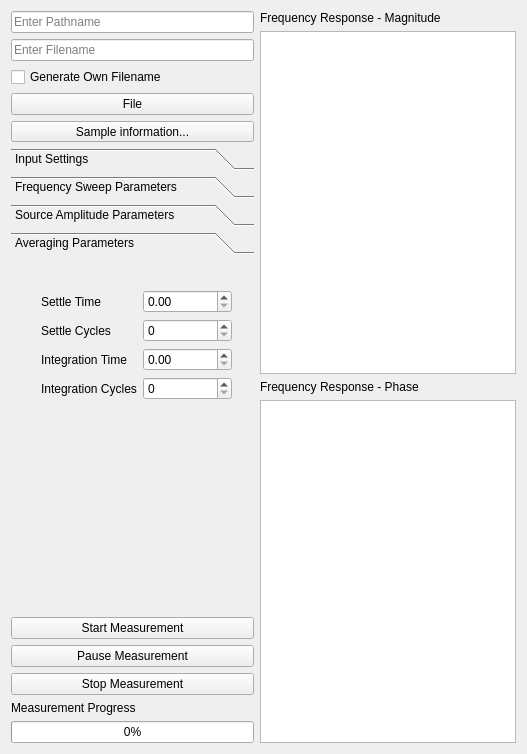
<?xml version="1.0" encoding="UTF-8"?>
<ui version="4.0">
 <class>Form</class>
 <widget class="QWidget" name="Form">
  <property name="geometry">
   <rect>
    <x>0</x>
    <y>0</y>
    <width>527</width>
    <height>754</height>
   </rect>
  </property>
  <property name="windowTitle">
   <string>Form</string>
  </property>
  <layout class="QHBoxLayout" name="horizontalLayout_3">
   <item>
    <layout class="QHBoxLayout" name="horizontalLayout_2">
     <item>
      <layout class="QVBoxLayout" name="verticalLayout_2">
       <item>
        <widget class="QLineEdit" name="pathnameLe">
         <property name="text">
          <string/>
         </property>
         <property name="placeholderText">
          <string>Enter Pathname</string>
         </property>
        </widget>
       </item>
       <item>
        <widget class="QLineEdit" name="fileNameLe">
         <property name="text">
          <string/>
         </property>
         <property name="placeholderText">
          <string>Enter Filename</string>
         </property>
        </widget>
       </item>
       <item>
        <widget class="QCheckBox" name="ownFilenameCheck">
         <property name="toolTip">
          <string>Type own filename name into line edit. Otherwise, use sample information button to autogenerate a file name.</string>
         </property>
         <property name="text">
          <string>Generate Own Filename</string>
         </property>
        </widget>
       </item>
       <item>
        <widget class="QPushButton" name="fileDialogPb">
         <property name="text">
          <string>File</string>
         </property>
        </widget>
       </item>
       <item>
        <widget class="QToolButton" name="sampleInfoPb">
         <property name="enabled">
          <bool>true</bool>
         </property>
         <property name="sizePolicy">
          <sizepolicy hsizetype="Minimum" vsizetype="Fixed">
           <horstretch>0</horstretch>
           <verstretch>0</verstretch>
          </sizepolicy>
         </property>
         <property name="toolTip">
          <string>Click to enter sample information.
 Must be done enable to start measurement.</string>
         </property>
         <property name="text">
          <string>Sample information...</string>
         </property>
        </widget>
       </item>
       <item>
        <widget class="QToolBox" name="toolBox">
         <property name="currentIndex">
          <number>3</number>
         </property>
         <widget class="QWidget" name="inputPage">
          <property name="geometry">
           <rect>
            <x>0</x>
            <y>0</y>
            <width>98</width>
            <height>28</height>
           </rect>
          </property>
          <attribute name="label">
           <string>Input Settings</string>
          </attribute>
         </widget>
         <widget class="QWidget" name="frequencySweepPage">
          <property name="geometry">
           <rect>
            <x>0</x>
            <y>0</y>
            <width>98</width>
            <height>28</height>
           </rect>
          </property>
          <attribute name="label">
           <string>Frequency Sweep Parameters</string>
          </attribute>
          <widget class="QWidget" name="layoutWidget_2">
           <property name="geometry">
            <rect>
             <x>10</x>
             <y>10</y>
             <width>210</width>
             <height>256</height>
            </rect>
           </property>
           <layout class="QGridLayout" name="gridLayout">
            <item row="4" column="4">
             <widget class="EnumComboBox" name="autoResolutionCombo"/>
            </item>
            <item row="4" column="0" colspan="2">
             <widget class="QLabel" name="label_6">
              <property name="text">
               <string>Auto Resolution</string>
              </property>
             </widget>
            </item>
            <item row="0" column="0" colspan="2">
             <widget class="QLabel" name="label_2">
              <property name="text">
               <string>Start Frequency</string>
              </property>
              <property name="buddy">
               <cstring>startFrequencySb</cstring>
              </property>
             </widget>
            </item>
            <item row="2" column="0">
             <widget class="QLabel" name="label_4">
              <property name="text">
               <string>Repeat</string>
              </property>
             </widget>
            </item>
            <item row="1" column="3" colspan="2">
             <widget class="SilentDoubleSpinBox" name="stopFrequencySb">
              <property name="keyboardTracking">
               <bool>false</bool>
              </property>
             </widget>
            </item>
            <item row="0" column="3" colspan="2">
             <widget class="SilentDoubleSpinBox" name="startFrequencySb">
              <property name="keyboardTracking">
               <bool>false</bool>
              </property>
             </widget>
            </item>
            <item row="2" column="1" colspan="4">
             <widget class="EnumComboBox" name="repeatCombo"/>
            </item>
            <item row="5" column="0" colspan="3">
             <widget class="QLabel" name="label_7">
              <property name="text">
               <string>Number of Points</string>
              </property>
             </widget>
            </item>
            <item row="8" column="0" colspan="3">
             <widget class="QLabel" name="label_10">
              <property name="text">
               <string>Slower Threshold</string>
              </property>
             </widget>
            </item>
            <item row="6" column="4">
             <widget class="SilentSpinBox" name="maximumStepSizeSb">
              <property name="keyboardTracking">
               <bool>false</bool>
              </property>
             </widget>
            </item>
            <item row="6" column="0" colspan="4">
             <widget class="QLabel" name="label_8">
              <property name="text">
               <string>Maximum Step Size</string>
              </property>
             </widget>
            </item>
            <item row="7" column="0" colspan="3">
             <widget class="QLabel" name="label_9">
              <property name="text">
               <string>Faster Threshold</string>
              </property>
             </widget>
            </item>
            <item row="7" column="3" colspan="2">
             <widget class="SilentDoubleSpinBox" name="fasterThresholdSb">
              <property name="keyboardTracking">
               <bool>false</bool>
              </property>
             </widget>
            </item>
            <item row="8" column="3" colspan="2">
             <widget class="SilentDoubleSpinBox" name="slowerThresholdSb">
              <property name="toolTip">
               <string/>
              </property>
              <property name="keyboardTracking">
               <bool>false</bool>
              </property>
             </widget>
            </item>
            <item row="3" column="0">
             <widget class="QLabel" name="label_5">
              <property name="text">
               <string>Sweep Type</string>
              </property>
             </widget>
            </item>
            <item row="3" column="2" colspan="3">
             <widget class="EnumComboBox" name="typeCombo"/>
            </item>
            <item row="5" column="3" colspan="2">
             <widget class="SilentSpinBox" name="numberOfPointsSb">
              <property name="keyboardTracking">
               <bool>false</bool>
              </property>
             </widget>
            </item>
            <item row="1" column="0" colspan="2">
             <widget class="QLabel" name="label_3">
              <property name="text">
               <string>Stop Frequency</string>
              </property>
             </widget>
            </item>
           </layout>
          </widget>
         </widget>
         <widget class="QWidget" name="sourcePage">
          <property name="geometry">
           <rect>
            <x>0</x>
            <y>0</y>
            <width>98</width>
            <height>28</height>
           </rect>
          </property>
          <attribute name="label">
           <string>Source Amplitude Parameters</string>
          </attribute>
          <widget class="QWidget" name="layoutWidget_3">
           <property name="geometry">
            <rect>
             <x>20</x>
             <y>30</y>
             <width>214</width>
             <height>256</height>
            </rect>
           </property>
           <layout class="QGridLayout" name="gridLayout_2">
            <item row="8" column="1">
             <widget class="SilentDoubleSpinBox" name="referLowerLimitSb">
              <property name="keyboardTracking">
               <bool>false</bool>
              </property>
             </widget>
            </item>
            <item row="0" column="1">
             <widget class="SilentDoubleSpinBox" name="offsetSb">
              <property name="keyboardTracking">
               <bool>false</bool>
              </property>
             </widget>
            </item>
            <item row="8" column="0">
             <widget class="QLabel" name="label_18">
              <property name="text">
               <string>Reference Lower Limit</string>
              </property>
             </widget>
            </item>
            <item row="7" column="1">
             <widget class="SilentDoubleSpinBox" name="referUpperLimitSb">
              <property name="keyboardTracking">
               <bool>false</bool>
              </property>
             </widget>
            </item>
            <item row="7" column="0">
             <widget class="QLabel" name="label_17">
              <property name="text">
               <string>Reference Upper Limit</string>
              </property>
             </widget>
            </item>
            <item row="1" column="1">
             <widget class="SilentDoubleSpinBox" name="amplitudeSb"/>
            </item>
            <item row="1" column="0">
             <widget class="QLabel" name="label_31">
              <property name="text">
               <string>Source Amplitude</string>
              </property>
             </widget>
            </item>
            <item row="0" column="0">
             <widget class="QLabel" name="label_20">
              <property name="text">
               <string>DC Offset</string>
              </property>
             </widget>
            </item>
            <item row="6" column="1">
             <widget class="SilentDoubleSpinBox" name="idealReferSb">
              <property name="keyboardTracking">
               <bool>false</bool>
              </property>
             </widget>
            </item>
            <item row="2" column="1">
             <widget class="EnumComboBox" name="sourceRampCombo"/>
            </item>
            <item row="6" column="0">
             <widget class="QLabel" name="label_14">
              <property name="text">
               <string>Ideal Reference</string>
              </property>
             </widget>
            </item>
            <item row="5" column="1">
             <widget class="EnumComboBox" name="autoLvlReferCombo"/>
            </item>
            <item row="5" column="0">
             <widget class="QLabel" name="label_13">
              <property name="text">
               <string>Auto Level Reference</string>
              </property>
             </widget>
            </item>
            <item row="4" column="1">
             <widget class="SilentDoubleSpinBox" name="maxSourceLvlSp">
              <property name="keyboardTracking">
               <bool>false</bool>
              </property>
             </widget>
            </item>
            <item row="4" column="0">
             <widget class="QLabel" name="label_19">
              <property name="text">
               <string>Maximum Source Level</string>
              </property>
             </widget>
            </item>
            <item row="3" column="1">
             <widget class="SilentDoubleSpinBox" name="sourceRampRateSb">
              <property name="keyboardTracking">
               <bool>false</bool>
              </property>
             </widget>
            </item>
            <item row="3" column="0">
             <widget class="QLabel" name="label_16">
              <property name="text">
               <string>Source Ramp Rate</string>
              </property>
             </widget>
            </item>
            <item row="2" column="0">
             <widget class="QLabel" name="label_15">
              <property name="text">
               <string>Source Ramping</string>
              </property>
             </widget>
            </item>
           </layout>
          </widget>
         </widget>
         <widget class="QWidget" name="averagingPage">
          <property name="geometry">
           <rect>
            <x>0</x>
            <y>0</y>
            <width>241</width>
            <height>362</height>
           </rect>
          </property>
          <attribute name="label">
           <string>Averaging Parameters</string>
          </attribute>
          <widget class="QWidget" name="layoutWidget_4">
           <property name="geometry">
            <rect>
             <x>30</x>
             <y>30</y>
             <width>191</width>
             <height>111</height>
            </rect>
           </property>
           <layout class="QGridLayout" name="gridLayout_3">
            <item row="0" column="0">
             <widget class="QLabel" name="label_22">
              <property name="text">
               <string>Settle Time</string>
              </property>
             </widget>
            </item>
            <item row="0" column="1">
             <widget class="SilentDoubleSpinBox" name="settleTimeSb">
              <property name="keyboardTracking">
               <bool>false</bool>
              </property>
             </widget>
            </item>
            <item row="1" column="0">
             <widget class="QLabel" name="label_23">
              <property name="text">
               <string>Settle Cycles</string>
              </property>
             </widget>
            </item>
            <item row="1" column="1">
             <widget class="SilentSpinBox" name="settleCycleSb">
              <property name="keyboardTracking">
               <bool>false</bool>
              </property>
             </widget>
            </item>
            <item row="2" column="0">
             <widget class="QLabel" name="label_24">
              <property name="text">
               <string>Integration Time</string>
              </property>
             </widget>
            </item>
            <item row="2" column="1">
             <widget class="SilentDoubleSpinBox" name="integrationTimeSb">
              <property name="keyboardTracking">
               <bool>false</bool>
              </property>
             </widget>
            </item>
            <item row="3" column="0">
             <widget class="QLabel" name="label_25">
              <property name="text">
               <string>Integration Cycles</string>
              </property>
             </widget>
            </item>
            <item row="3" column="1">
             <widget class="SilentSpinBox" name="integrationCyclesSb">
              <property name="keyboardTracking">
               <bool>false</bool>
              </property>
             </widget>
            </item>
           </layout>
          </widget>
         </widget>
        </widget>
       </item>
       <item>
        <widget class="QPushButton" name="startPb">
         <property name="toolTip">
          <string>Click here to start the measurement.
Be sure to enter sample information first.
If measurement paused or stoped, restarts measurement from beginning.</string>
         </property>
         <property name="whatsThis">
          <string/>
         </property>
         <property name="text">
          <string>Start Measurement</string>
         </property>
        </widget>
       </item>
       <item>
        <widget class="QPushButton" name="pausePb">
         <property name="toolTip">
          <string>Click to pause measurement in middle of sweep.
If measurement paused, continues measurement from paused location.</string>
         </property>
         <property name="text">
          <string>Pause Measurement</string>
         </property>
        </widget>
       </item>
       <item>
        <widget class="QPushButton" name="stopPb">
         <property name="toolTip">
          <string>Click to stop measurement.
Will have to start sweep over.</string>
         </property>
         <property name="text">
          <string>Stop Measurement</string>
         </property>
        </widget>
       </item>
       <item>
        <widget class="QLabel" name="label_27">
         <property name="text">
          <string>Measurement Progress</string>
         </property>
        </widget>
       </item>
       <item>
        <widget class="QProgressBar" name="measurementProgressBar">
         <property name="value">
          <number>0</number>
         </property>
        </widget>
       </item>
      </layout>
     </item>
     <item>
      <layout class="QVBoxLayout" name="verticalLayout">
       <item>
        <widget class="QLabel" name="label">
         <property name="text">
          <string>Frequency Response - Magnitude</string>
         </property>
        </widget>
       </item>
       <item>
        <widget class="PlotWidget" name="display1Plot"/>
       </item>
       <item>
        <widget class="QLabel" name="label_26">
         <property name="text">
          <string>Frequency Response - Phase</string>
         </property>
        </widget>
       </item>
       <item>
        <widget class="PlotWidget" name="display2Plot"/>
       </item>
       <item>
        <layout class="QHBoxLayout" name="horizontalLayout"/>
       </item>
      </layout>
     </item>
    </layout>
   </item>
  </layout>
 </widget>
 <customwidgets>
  <customwidget>
   <class>EnumComboBox</class>
   <extends>QComboBox</extends>
   <header>LabWidgets.SilentWidgets</header>
  </customwidget>
  <customwidget>
   <class>SilentDoubleSpinBox</class>
   <extends>QDoubleSpinBox</extends>
   <header>LabWidgets.SilentWidgets</header>
  </customwidget>
  <customwidget>
   <class>PlotWidget</class>
   <extends>QGraphicsView</extends>
   <header>pyqtgraph</header>
  </customwidget>
  <customwidget>
   <class>SilentSpinBox</class>
   <extends>QSpinBox</extends>
   <header>LabWidgets.SilentWidgets</header>
  </customwidget>
 </customwidgets>
 <resources/>
 <connections/>
</ui>
